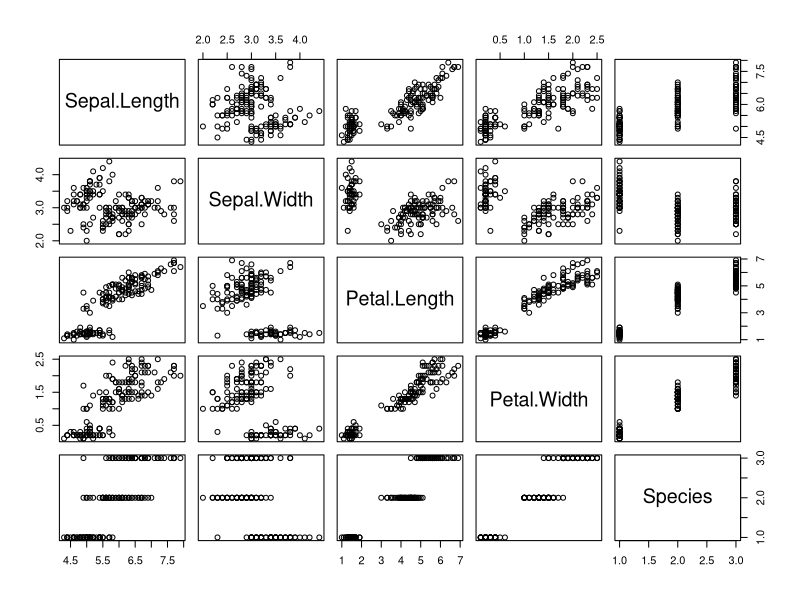
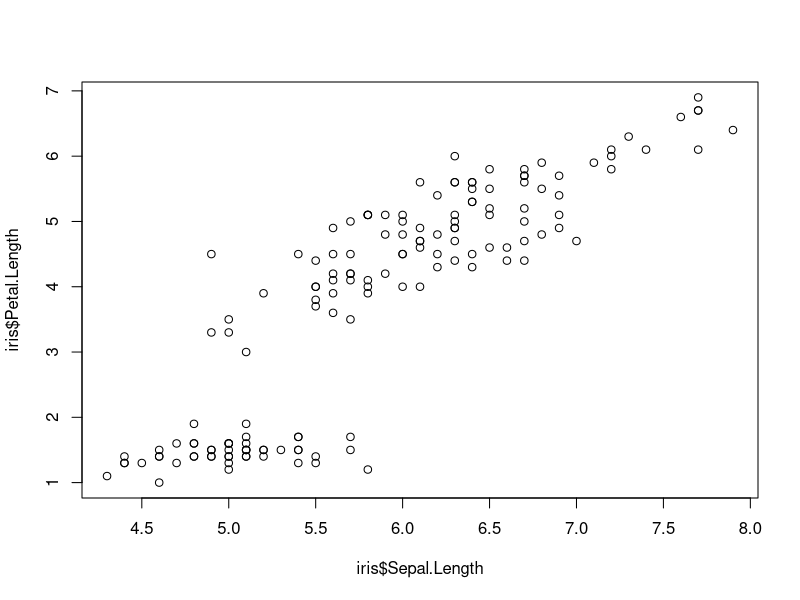
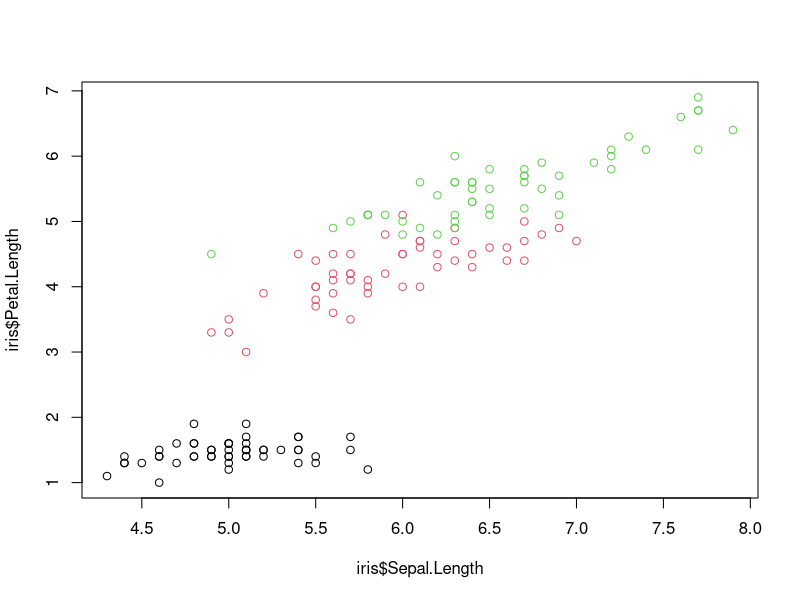
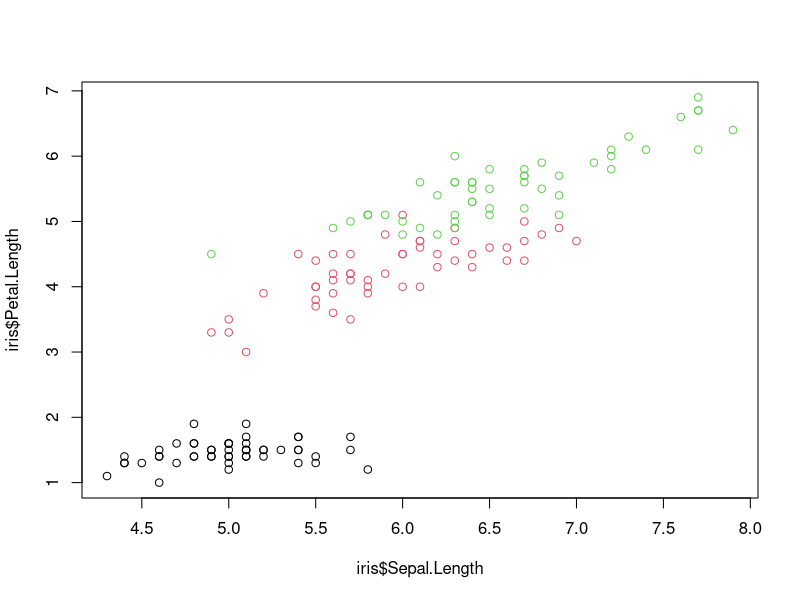
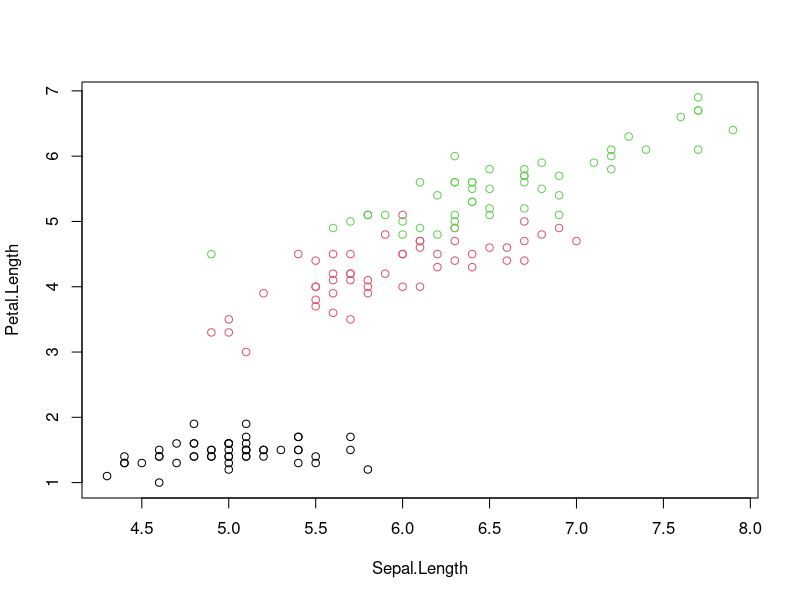
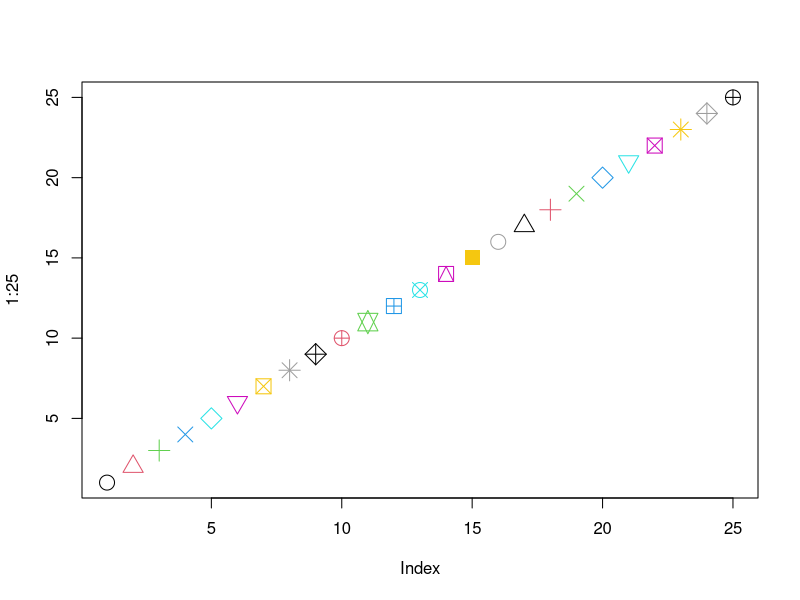
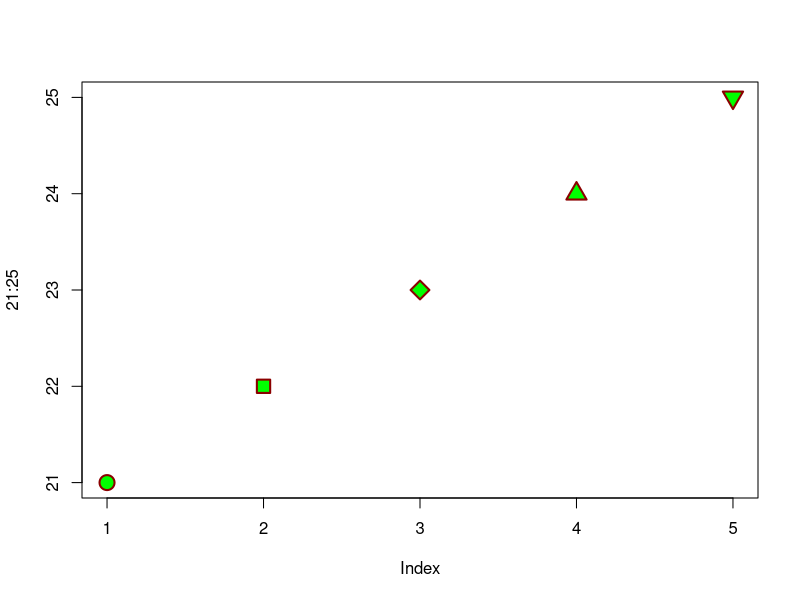
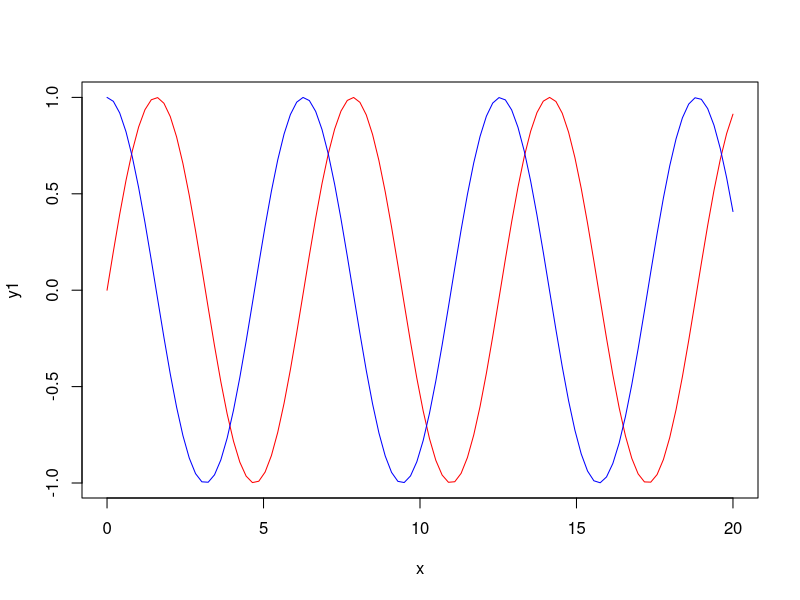

Generate these figures, in order, with R:
## ---- chunk 1
library("knitr")
library("dplyr")
library("ggplot2")
library("readr")
library("lubridate")
knitr::opts_chunk$set(echo = TRUE, eval=TRUE, comment="")
## ---- chunk 2
plot(iris)
## ---- chunk 3
# the $ is used to access a colmn of a data frame
plot(iris$Sepal.Length, iris$Petal.Length)
## ---- chunk 4
plot(iris$Sepal.Length, iris$Petal.Length,
     col=iris$Species)
## ---- chunk 5
plot(iris$Sepal.Length, iris$Petal.Length, 
     col=iris$Species)
## ---- chunk 6
with(iris, plot(Sepal.Length, Petal.Length, 
                col=Species))
## ---- chunk 7
plot(1:25, col=1:25, pch=1:15, cex=2)
## ---- chunk 8
plot(21:25, col="darkred", pch=21:25, cex=2, bg="green", lwd=2)
## ---- chunk 9
x <- seq(0, 20, length.out=100)
y1 <- sin(x)
y2 <- cos(x)
plot(x, y1, type="l", col="red")
lines(x, y2, col="blue")
## ---- chunk 10
x <- seq(0, 20, length.out=100)
plot(x, sin(x), type="l", col="red", lwd=3, lty="dotted")
lines(x, cos(x), col="blue", lwd=2, lty="dashed")
## ---- chunk 11
plot(iris$Sepal.Length, iris$Petal.Length, xlim=c(0, 8), ylim=c(2,8),
     col=iris$Species, pch=16,
     xlab="Sepal Length (cm)", ylab="Petal Length (cm)", main="Iris Data",
     las = 1)
## ---- chunk 12
mycolors <- c("blue", "red", "cyan")
plot(iris$Sepal.Length, iris$Petal.Length, xlim=c(0, 8), ylim=c(2,8),
     col=mycolors[iris$Species], pch = 16,
     xlab="Sepal Length (cm)", ylab="Petal Length (cm)", main="Iris Data",
     las = 1)
legend("topleft", legend=c("Iris setosa", "Iris versicolor", "Iris virginica"),
  col=mycolors, pch=16)
## ---- chunk 13

## ---- chunk 14

## ---- chunk 15
radiation <- read.csv("data/radiation.csv")
radiation$Date <- as.Date(radiation$date)
## ---- chunk 16
plot(radiation$Date, radiation$rad)
## ---- chunk 17
as.Date("11.03.2015", format="%d.%m.%Y")
## ---- chunk 18
radiation$year <- format(radiation$Date, "%Y")
radiation$month <- format(radiation$Date, "%m")
radiation$doy <- format(radiation$Date, "%j")
radiation$weekday <- format(radiation$Date, "%u")

head(radiation)
## ---- chunk 19
yearmax <- aggregate(
  list(rad = radiation$rad),
  list(year = radiation$year),
  max)

monmean <- aggregate(
  list(radiation = radiation$rad),
  list(year = radiation$year, month = radiation$month),
  mean)
## ---- chunk 20
par(mfrow=c(1,2), las=1)
boxplot(rad ~ year, data=radiation)
boxplot(rad ~ month, data=radiation)
## ---- chunk 21
x <- rnorm(100)
par(mfrow=c(2,2))
plot(x)
hist(x)
qqnorm(x)
boxplot(x)
## ---- chunk 22
require(lattice)
data(iris)
xyplot(Sepal.Length ~ Sepal.Width|Species, data=iris, layout=c(3,1))
## ---- chunk 23
library(ggplot2)
data(iris)
ggplot(iris, aes(Sepal.Length, Sepal.Width, color = factor(Species))) + 
  geom_point() + 
  stat_smooth(method = "lm")
## ---- chunk 24
library("dplyr")
library("lubridate")
library("ggplot2")
read.csv("data/radiation.csv") |>
  mutate(year=year(date), doy=yday(date)) |>
  ggplot(aes(doy, rad)) + geom_line() + facet_wrap(. ~ year)

